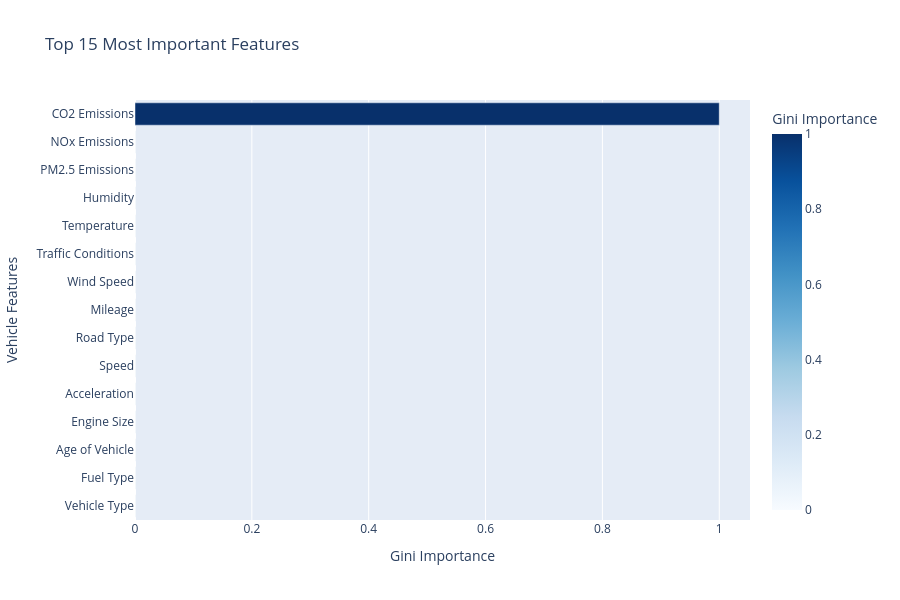

The code cell stored with this chart in its notebook:
### Code cell
import plotly.express as px

top_features = feature_importance.head(15).sort_values('Importance', ascending=True)

fig = px.bar(top_features, 
             x='Importance', 
             y='Feature', 
             orientation='h',
             title='Top 15 Most Important Features',
             labels={'Importance': 'Gini Importance', 'Feature': 'Vehicle Features'},
             color='Importance',
             color_continuous_scale='Blues')

fig.update_layout(showlegend=False, height=600)
fig.show()

print("Feature Importance Interpretation:")
print(f"Total Features Used: {len(feature_importance[feature_importance['Importance'] > 0])}")
print(f"Top Contributor: {top_features.iloc[-1]['Feature']}")

### Figure 1 — Plotly figure (JSON) as saved in the notebook; plotly's stock layout.template omitted (floating-point values rounded to 4 significant figures)
{"data": [{"hovertemplate": "Gini Importance=%{marker.color}<br>Vehicle Features=%{y}<extra></extra>", "legendgroup": "", "marker": {"color": [0.0, 0.0, 0.0, 0.0, 0.0, 0.0, 0.0, 0.0, 0.0, 0.0, 0.0, 0.0, 0.0, 0.0, 1.0], "coloraxis": "coloraxis", "pattern": {"shape": ""}}, "name": "", "orientation": "h", "showlegend": false, "textposition": "auto", "type": "bar", "x": [0.0, 0.0, 0.0, 0.0, 0.0, 0.0, 0.0, 0.0, 0.0, 0.0, 0.0, 0.0, 0.0, 0.0, 1.0], "xaxis": "x", "y": ["Vehicle Type", "Fuel Type", "Age of Vehicle", "Engine Size", "Acceleration", "Speed", "Road Type", "Mileage", "Wind Speed", "Traffic Conditions", "Temperature", "Humidity", "PM2.5 Emissions", "NOx Emissions", "CO2 Emissions"], "yaxis": "y"}], "layout": {"barmode": "relative", "coloraxis": {"colorbar": {"title": {"text": "Gini Importance"}}, "colorscale": [[0, "rgb(247,251,255)"], [0.125, "rgb(222,235,247)"], [0.25, "rgb(198,219,239)"], [0.375, "rgb(158,202,225)"], [0.5, "rgb(107,174,214)"], [0.625, "rgb(66,146,198)"], [0.75, "rgb(33,113,181)"], [0.875, "rgb(8,81,156)"], [1, "rgb(8,48,107)"]]}, "height": 600, "legend": {"tracegroupgap": 0}, "showlegend": false, "title": {"text": "Top 15 Most Important Features"}, "xaxis": {"anchor": "y", "domain": [0, 1], "title": {"text": "Gini Importance"}}, "yaxis": {"anchor": "x", "domain": [0, 1], "title": {"text": "Vehicle Features"}}}}
